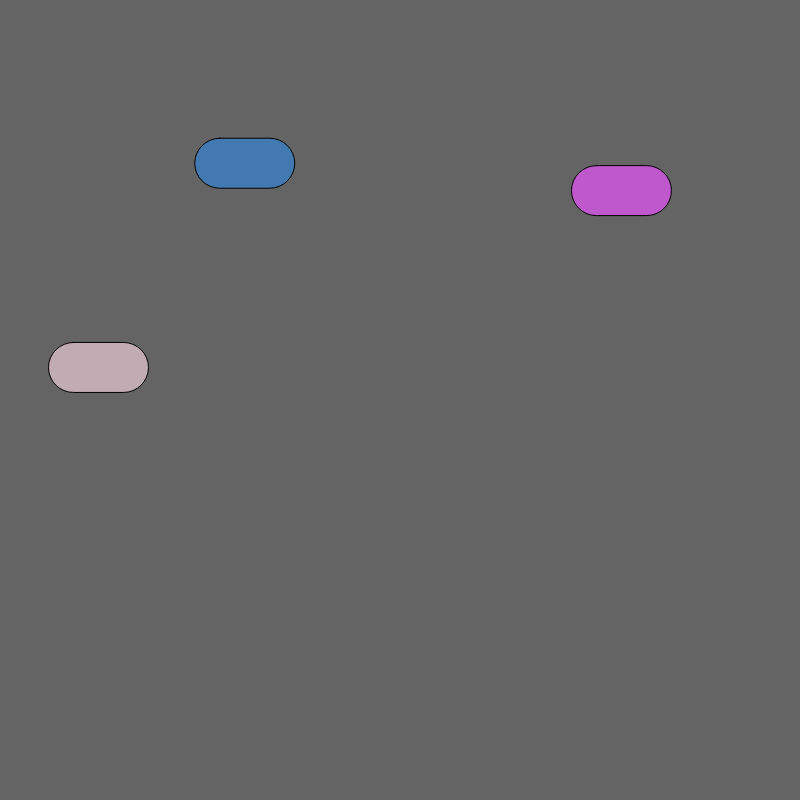
Frame 1 (no input)
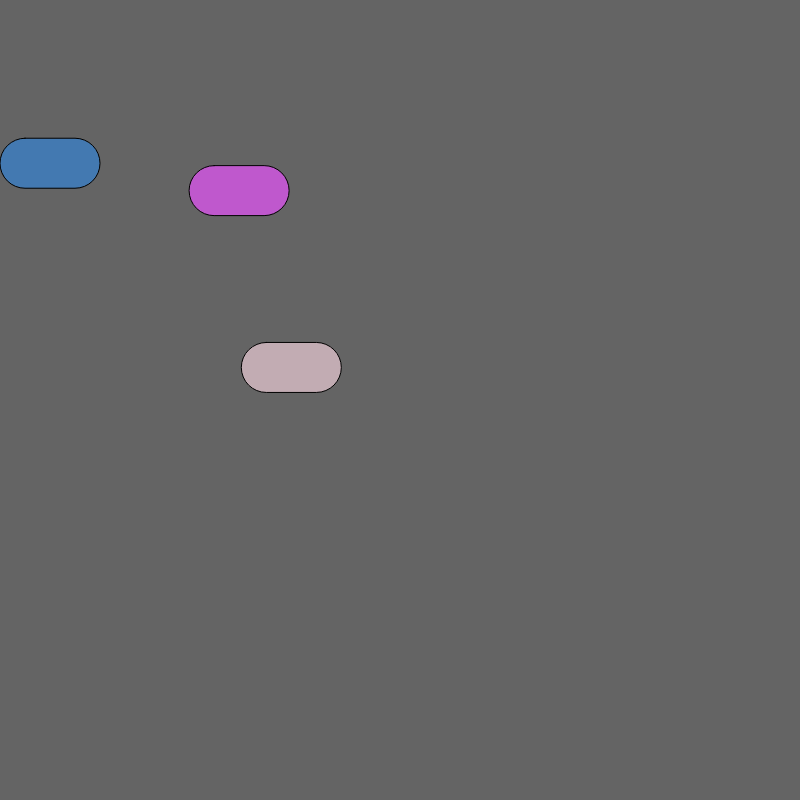
Frame 60 (no input)
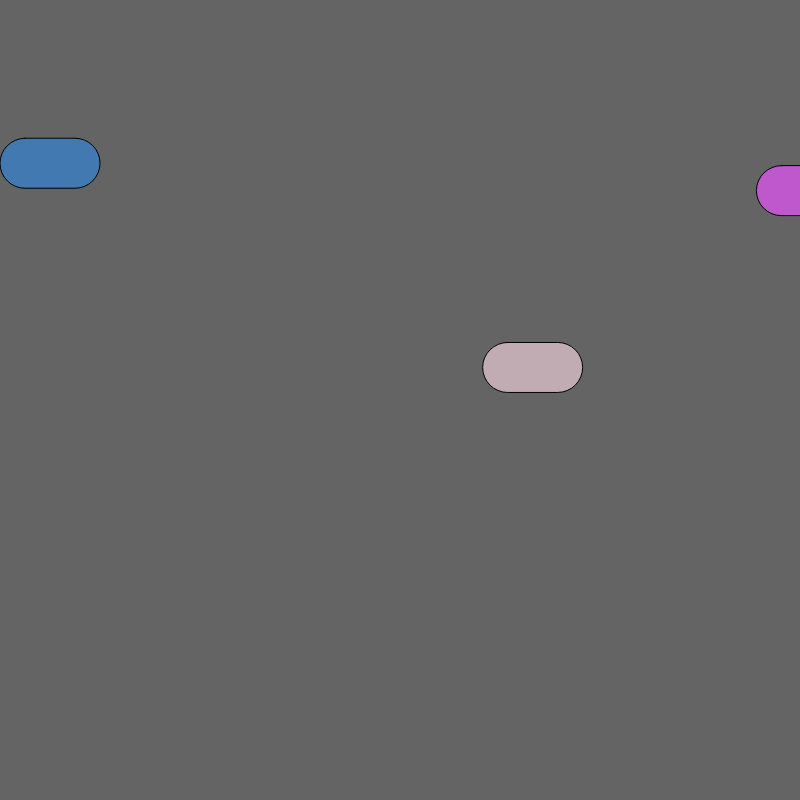
Frame 120 (the mouse pressed at the canvas centre since frame 60)

The p5.js sketch that drew these frames (run headless with seeded random() and noise() and a simulated clock; from frame 60 on, the mouse is pressed at the canvas centre):

// p5.js sketch
// ── sketch.js
var myCar1; // declare it
var myCar2;
var myCar3;

function setup() {
  // put setup code here
  createCanvas(800, 800);
  myCar1 = new Car(); // spawn 1 car
  myCar2 = new Car();
  myCar3 = new Car();
}

function draw() {
  // put drawing code here
  background(100);

  fill('#ffcdc9');
  myCar1.display();
  myCar1.drive();

  fill('#fff8c7');
  myCar2.display();
  myCar2.drive();

  fill('#c7d7ff');
  myCar3.display();
  myCar3.drive();
}

function Car() {
  // attributes
  this.x = random(width);
  this.y = random(height);
  this.red = random(255) ;
  this.green = random(255) ;
  this.blue = random(255) ;
  this.vel = random(50, 200);
  //methods
  this.display = function() {
    fill(this.red, this.green, this.blue);
    rect(this.x, this.y, 100, 50, 200);
  }

  this.drive = function() {
    this.x = this.x + this.vel; {
      if (this.x > width)
        this.x = 0;
    }
  }
}
